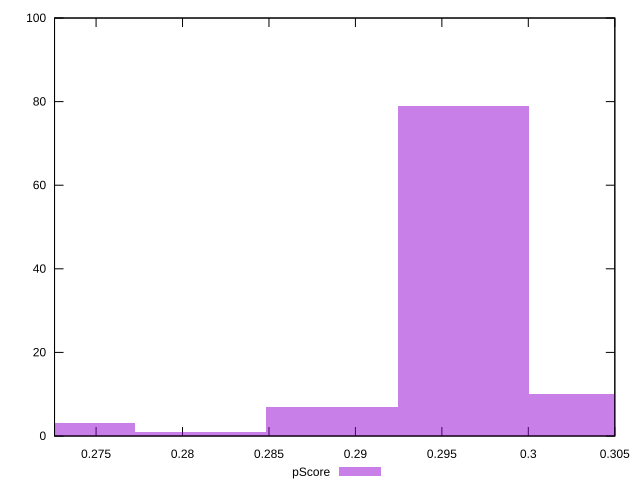

This chart was generated by the following gnuplot code:
reset

$pScore <<EOF
0.29624599720397093 79
0.2886499459936127 7
0.30384204841432916 10
0.28105389478325443 1
0.2734578435728962 3
EOF

set key outside below
set boxwidth 0.007596051210358229
set xrange [0.27259669775790657:0.30500424920648617]
set yrange [0:100]
set trange [0:100]
set style fill transparent solid 0.5 noborder
set terminal svg size 640, 490 enhanced background rgb 'white'
set output "reports/report_00033_2021-03-01T14-23-16.841Z/interactive/samples/astro-inner/pScore/histogram.svg"

plot $pScore title "pScore" with boxes

reset
